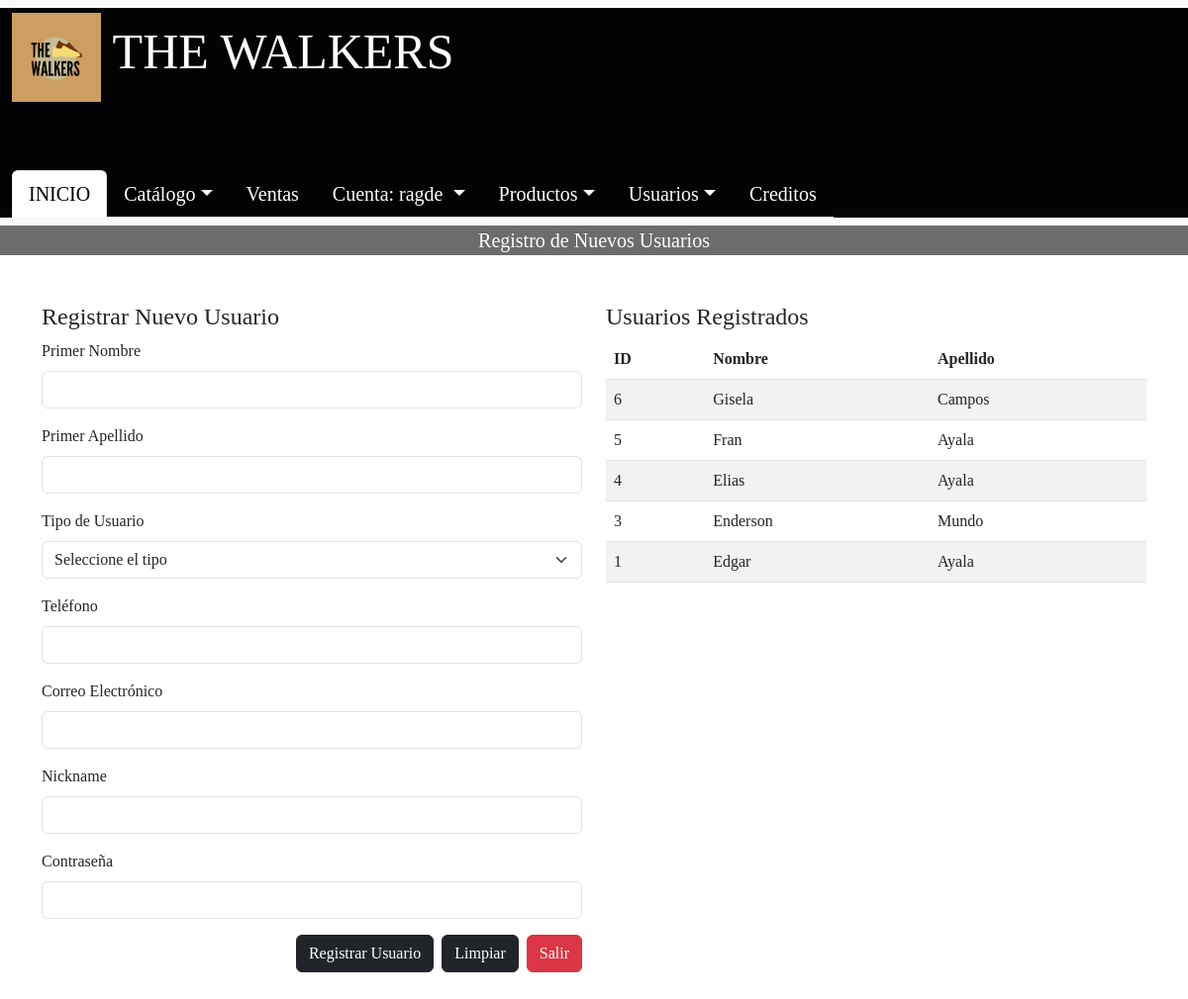
Page /Administrador/admin/CRUD_USUARIOS/registrar_usuarios.php (signed in) on the earlier database version.
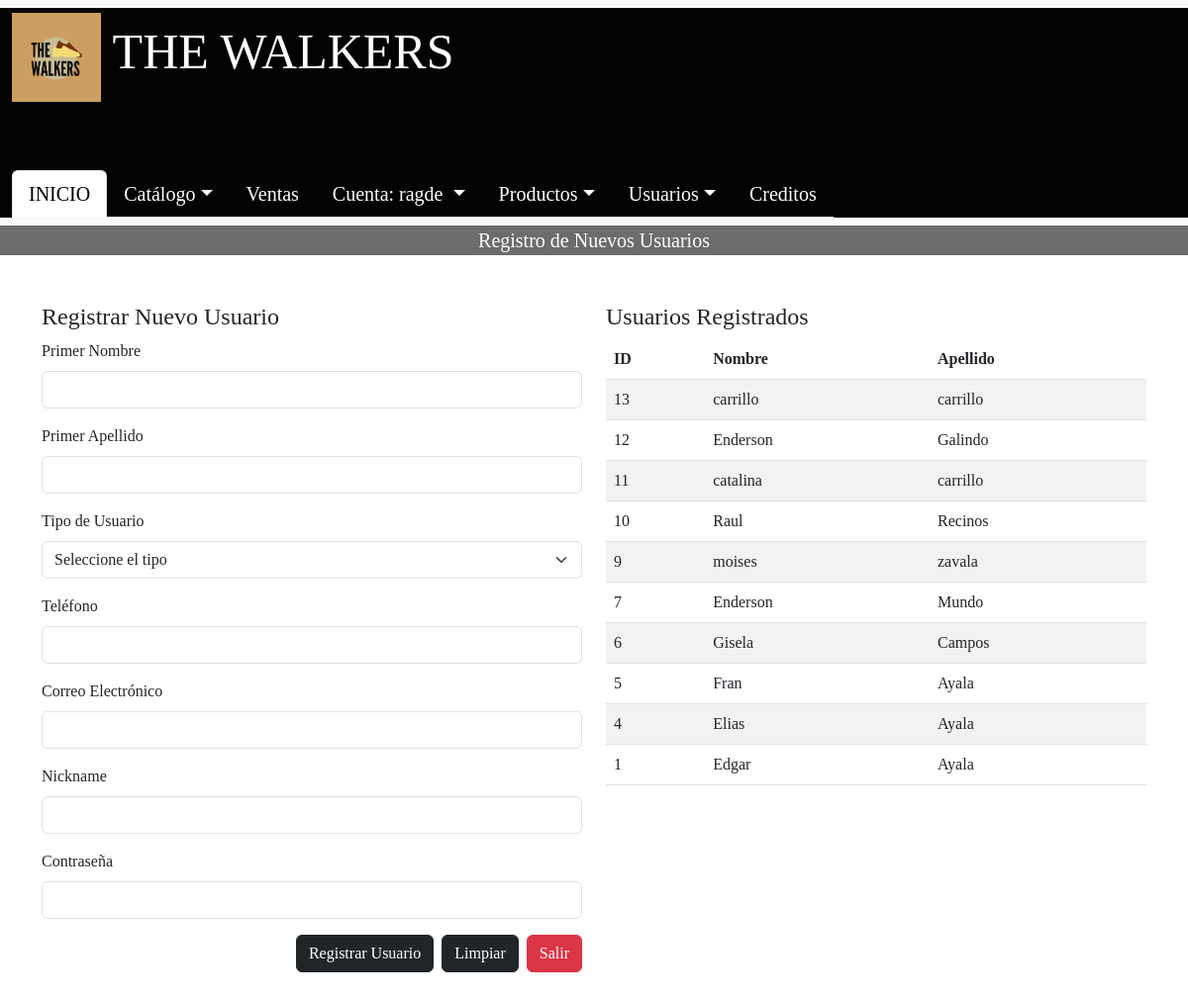
Same page on the later database version.
### tables this page shows
CREATE TABLE `usuario` (
  `cod_usuario` int(11) NOT NULL,
  `primer_nombre` varchar(50) NOT NULL,
  `primer_apellido` varchar(50) NOT NULL,
  `tipo_usuario` varchar(50) NOT NULL,
  `telefono_usuario` int(8) NOT NULL,
  `correo_usuario` varchar(100) NOT NULL,
  `nick_name` varchar(50) NOT NULL,
  `contraseña` varchar(20) NOT NULL
);

### Administrador/admin/CRUD_USUARIOS/registrar_usuarios.php (the view, shortened to what the changed rows need)
<?php
$conexion = new mysqli('localhost', 'root', '', 'the_walkers_db');
$query_usuarios = "SELECT cod_usuario, primer_nombre, primer_apellido FROM usuario ORDER BY cod_usuario DESC LIMIT 20";
$result_usuarios = $conexion->query($query_usuarios);
?>
<!DOCTYPE html>
<html lang="es">
<head>
    <link href="https://cdn.jsdelivr.net/npm/bootstrap@5.3.0/dist/css/bootstrap.min.css" rel="stylesheet">
</head>
<body style="font-family: 'Franklin Gothic Medium', 'cursive';">
    <div class="container mt-5">
        <div class="row">
            <div class="col-md-6">
                <table class="table table-striped">
                    <thead>
                        <tr>
                            <th>ID</th>
                            <th>Nombre</th>
                            <th>Apellido</th>
                        </tr>
                    </thead>
                    <tbody>
                        <?php while ($row = $result_usuarios->fetch_assoc()) { ?>
                        <tr>
                            <td><?php echo htmlspecialchars($row['cod_usuario']); ?></td>
                            <td><?php echo htmlspecialchars($row['primer_nombre']); ?></td>
                            <td><?php echo htmlspecialchars($row['primer_apellido']); ?></td>
                        </tr>
                        <?php } ?>
                    </tbody>
                </table>
            </div>
        </div>
    </div>
    <br><br><br>
</body>
</html>

Differences in the rows shown:
removed usuario: cod_usuario "3", primer_nombre "Enderson", primer_apellido "Mundo"
added usuario: cod_usuario "13", primer_nombre "carrillo", primer_apellido "carrillo"
added usuario: cod_usuario "12", primer_nombre "Enderson", primer_apellido "Galindo"
added usuario: cod_usuario "11", primer_nombre "catalina", primer_apellido "carrillo"
added usuario: cod_usuario "10", primer_nombre "Raul", primer_apellido "Recinos"
added usuario: cod_usuario "9", primer_nombre "moises", primer_apellido "zavala"
added usuario: cod_usuario "7", primer_nombre "Enderson", primer_apellido "Mundo"
